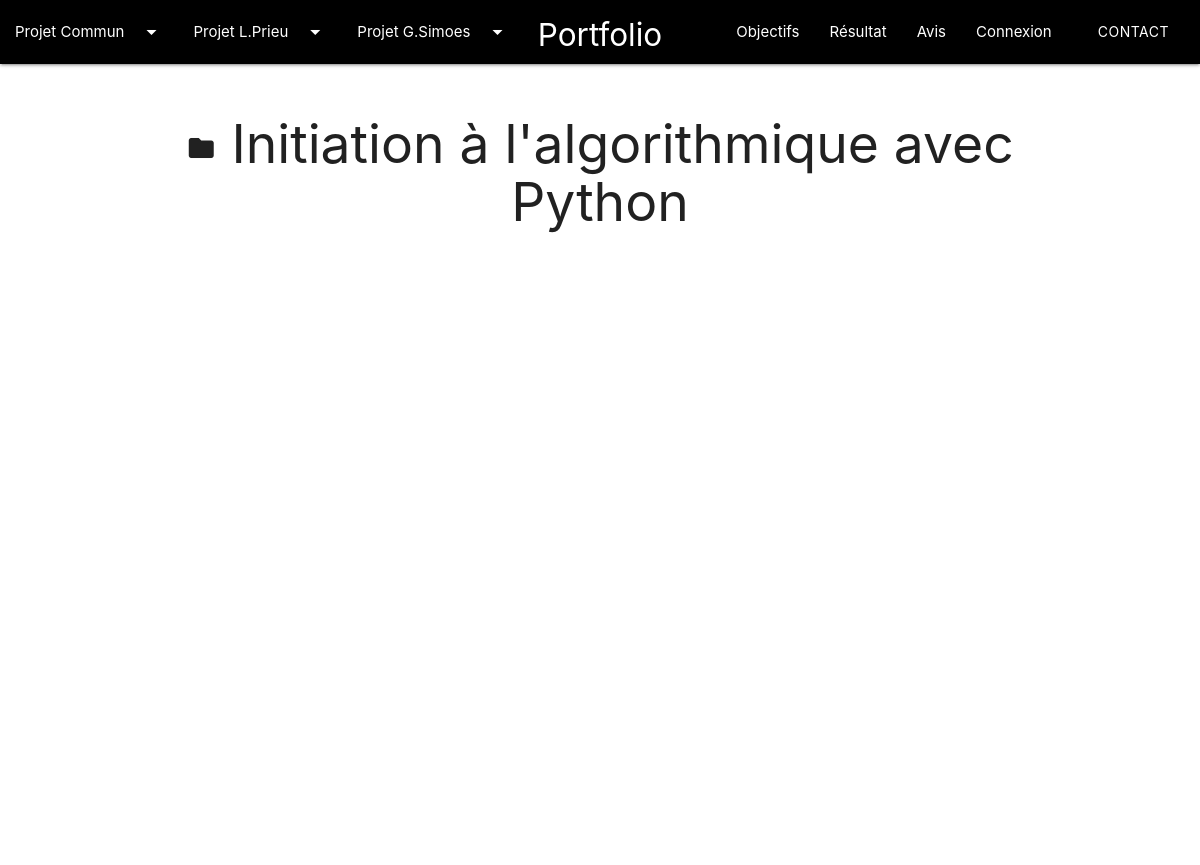
/projet.php?projet=1&type=Lilian (upper part), run on an earlier commit of the app's database.
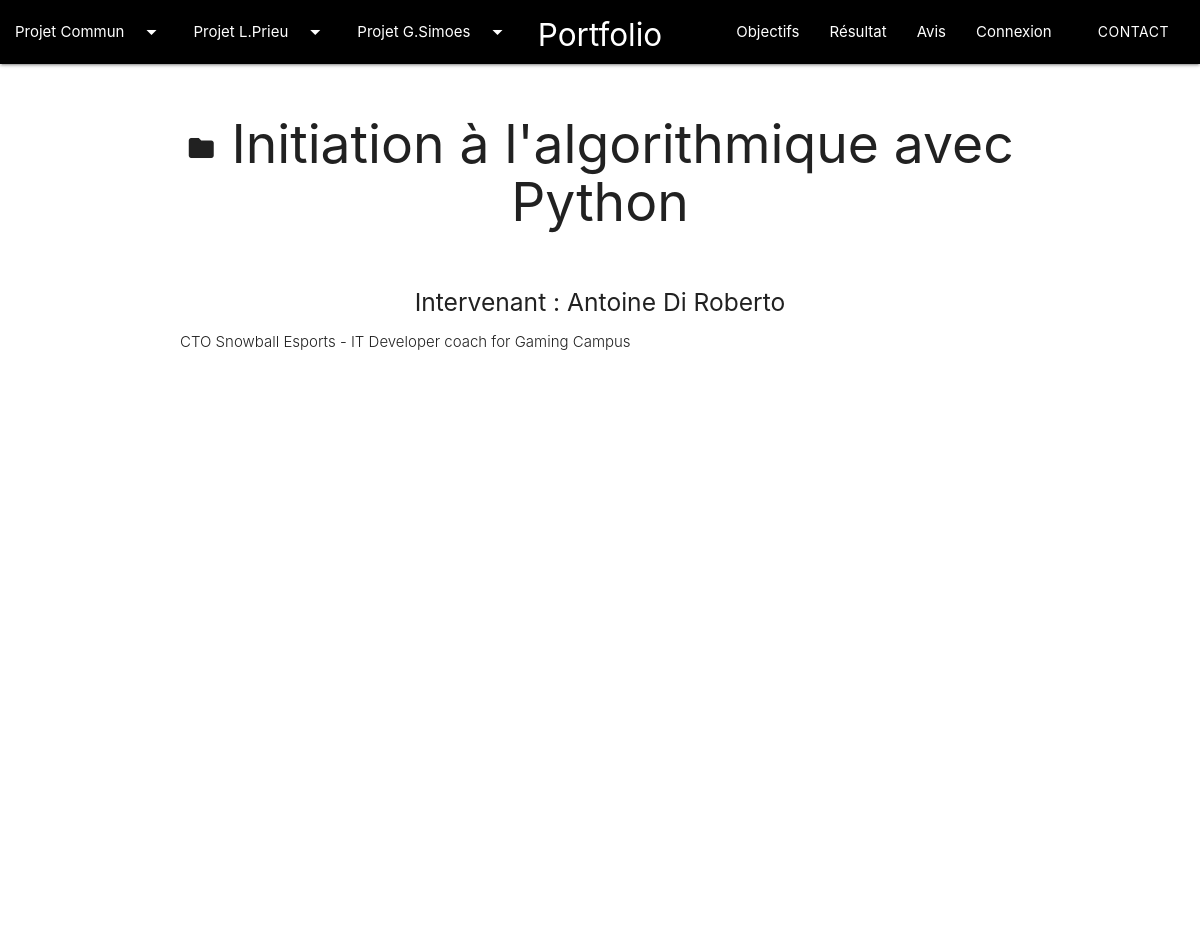
And on a later commit of the database.
### tables this page shows
CREATE TABLE IF NOT EXISTS `pages` (
  `id` int(11) NOT NULL AUTO_INCREMENT,
  `title` varchar(255) NOT NULL,
  `img_link` varchar(255) NOT NULL,
  `description` text NOT NULL,
  `subtitle` text NOT NULL,
  `type` varchar(255) NOT NULL,
  `id_type` int(11) NOT NULL,
  PRIMARY KEY (`id`)
);

### pages_data.php (called while the page is built, shortened)
<?php
if(isset($_GET["type"])&& isset($_GET["projet"])){
  $requete1 = 'SELECT * FROM `pages` WHERE type="'.$_GET["type"].'" AND id_type='.$_GET["projet"].'';
  $resultat = $pdo->prepare($requete1);
  $resultat->execute();
  $resultatPages = current($resultat->fetchAll(PDO::FETCH_ASSOC));
}
?>
<?php
$requete1 = 'SELECT p.*,pa.* FROM pages p LEFT JOIN parallax pa ON p.id= pa.page_id WHERE p.type ="'.$_GET["type"].'" AND p.id_type='.$_GET["projet"].' AND `order` = 1';
$resultat = $pdo->prepare($requete1);
$resultat->execute();
$resultatPagesParallaxTop = current($resultat->fetchAll(PDO::FETCH_ASSOC));
?>

### projet.php (the view, shortened to what this page needs)
<html lang="fr">
<head>
  <link type="text/css" rel="stylesheet" href="css/materialize.css" media="screen,projection" />
  <link rel="stylesheet" href="css/style.css">
</head>
<body>
  <?php require_once "navbar.php" ?>
  <?php require "pages_data.php"?>
  <div class="section white">
    <div class="row container">
      <div class="icon-block">
        <h2 class="center"><i class="small material-icons">folder</i><?php echo $resultatPages ['title']; ?></h2>
        <h5 class="center"><?php echo $resultatPages ['subtitle']; ?></h5>
        <p class="light"><?php echo $resultatPages ['description']; ?></p>
      </div>
    </div>
  </div>
    <div class="parallax-container">
      <div class="parallax">
          <img src=<?php echo $resultatPagesParallaxTop ['parallax_link']; ?>>
      </div>
    </div>
  <div class="section white">
  </div>
</body>
</html>

What changed in the data, as far as the page shows it:
changed pages "Initiation à l'algorithmique avec Python": subtitle (not shown) → "Intervenant : Antoine Di Roberto"; description (not shown) → "CTO Snowball Esports - IT Developer coach for Gaming Campus"
